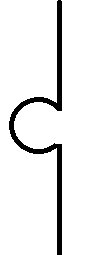
#> input picture drawing_features/curved_line.png, 100 x 255 px
$ python solver.py
#> lines starting #> are read from the running program, lines starting #| are printed output that depends on the picture; after the words box and inside, x2 and y2 are one past the last pixel; in counts of white or black regions, pixels touching at a corner belong together; pictures that were not available may be replaced by others from this repository, and a replacement may not be noted
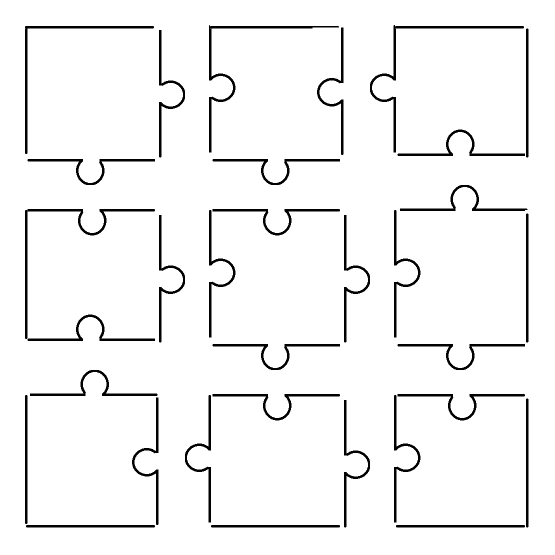
#> input picture display_image.png, 1110 x 1110 px, given in place of st_line.png, which was not available (shown at 1/2 size)
### drawing_tools.py
import numpy as np
import matplotlib.pyplot as plt
from PIL import Image

# [7 lines left out: function transform_image, not called in this run]

def display_images(input_values, img1=Image.open('drawing_features/curved_line.png'), img2=Image.open('drawing_features/st_line.png'), output_size=(450, 500)):

    images = []

    for i, input in enumerate(input_values):
        if input == 0:
            images.append(transform_image(img2, flip=False, rotate=i))
            plt.imshow(images[0])
        elif input == 1:
            images.append(transform_image(img1, flip=False, rotate=i if i%2==0 else -i))
        elif input == -1:
            images.append(transform_image(img1, flip=True, rotate=i if i%2==0 else -i))


    left, top, right, bottom = images
    final_image = Image.new('RGB', output_size, (255, 255, 255))
    if input_values[0]==1:
        final_image.paste(left, (50, 80))
    elif input_values[0]==-1:
        final_image.paste(left, (70, 80))

    else:
        final_image.paste(left, (110, 80))

    if input_values[1]==1:
        final_image.paste(top, (120, 20))
    elif input_values[1]==-1:
       final_image.paste(top, (115, 40))

    else:
        final_image.paste(top, (110, 80))

    if input_values[2]==1:
        final_image.paste(right, (340, 90))
    elif input_values[2]==-1:
       final_image.paste(right, (315, 85))

    else:
        final_image.paste(right, (370, 80))

    if input_values[3]==1:
         final_image.paste(bottom, (115, 310))
    elif input_values[3]==-1:
        final_image.paste(bottom, (115, 280))

    else:
        final_image.paste(bottom, (105, 340))
    return final_image.crop((60,30,430,400))


def transform_image(image, flip=False, rotate=0):
    if flip:
        image = image.transpose(Image.FLIP_LEFT_RIGHT)
    image = image.rotate(rotate * 90, expand=True)

    return image


def create_large_image(piece_instructions, piece_size=(370, 370), grid_size=(3, 3)):
    img1 = Image.open('drawing_features/curved_line.png')
    img2 = Image.open('drawing_features/st_line.png')

    large_image = Image.new('RGB', (370*3,370*3), (255, 255, 255))

    for i,piece in enumerate(piece_instructions):
        if piece==[]:
            continue
        else:
            # Calculate the row and column of the current piece in the 3x3 grid
            row = i // grid_size[1]
            col = i % grid_size[1]
            large_image.paste(display_images(piece[0], img1, img2), ( col*370, row*370))
    return large_image


# [20 lines that do not run on import are left out]

### solver.py
import random
import numpy as np
import time
import os
import shutil
import uuid
from PIL import Image
from datetime import datetime
import time


from drawing_tools import create_large_image

def manage_folder(folder_path):
    # Check if the folder exists
    if not os.path.exists(folder_path):
        # Create the folder if it does not exist
        os.makedirs(folder_path)
        print(f"Folder created at: {folder_path}")
    else:
        # Folder exists, delete all files inside it
        for filename in os.listdir(folder_path):
            file_path = os.path.join(folder_path, filename)
            if os.path.isfile(file_path):
                os.remove(file_path)  # Delete the file
        print(f"All files deleted in folder: {folder_path}")

def rotate(pieces):
    return [pieces[-1],pieces[0],pieces[1],pieces[2]]


def solve(Puzzle,side_pieces,corner_pieces,name="project_name",main_func=False):

    if main_func:
        manage_folder(name)


    large_image = create_large_image(Puzzle)
    time.sleep(0.01)
    current_time = datetime.now().strftime("%Y%m%d_%H%M%S")
    milliseconds = f"{datetime.now().microsecond // 1000:03d}"  # Capture milliseconds (3 digits)

    # Combine the current time with milliseconds for a unique file name
    file_name = name+f"/output_image_{current_time}_{milliseconds}.png"
    large_image.save(file_name)

    if [] not in Puzzle:
        print("Finished")

        return True,Puzzle


    if len(Puzzle[3])==0:
        for count,selected_conrner_piece in enumerate(side_pieces):
            if selected_conrner_piece[0][2]+Puzzle[4][0][0]==0 and selected_conrner_piece[0][2]!=0 and selected_conrner_piece[0][0]==0:
                temp=side_pieces.copy()
                temp.remove(selected_conrner_piece)
                Puzzle_temp=Puzzle.copy()
                Puzzle_temp[3]=selected_conrner_piece
                finished,solved_puzzle=solve(Puzzle_temp,temp,corner_pieces,name)
                if finished:
                    return True,solved_puzzle


            original_selected_conrner_piece=selected_conrner_piece.copy()
            for i in range(3):
                selected_conrner_piece=[rotate(selected_conrner_piece[0]),selected_conrner_piece[1],selected_conrner_piece[2]+1]
                if selected_conrner_piece[0][2]+Puzzle[4][0][0]==0 and selected_conrner_piece[2]<=4 and selected_conrner_piece[0][2]!=0 and selected_conrner_piece[0][0]==0:
                    temp=side_pieces.copy()
                    temp.pop(count)
                    Puzzle_temp=Puzzle.copy()
                    Puzzle_temp[3]=selected_conrner_piece
                    finished,solved_puzzle=solve(Puzzle_temp,temp,corner_pieces,name)
                    if finished:
                        return True,solved_puzzle

    if len(Puzzle[3])!=0 and len(Puzzle[0])==0:
        for count,selected_conrner_piece in enumerate(corner_pieces):
            if selected_conrner_piece[0][3]+Puzzle[3][0][1]==0 and selected_conrner_piece[0][0]==0 and selected_conrner_piece[0][1]==0:
                temp=corner_pieces.copy()
                temp.remove(selected_conrner_piece)
                Puzzle_temp=Puzzle.copy()
                Puzzle_temp[0]=selected_conrner_piece
                finished,solved_puzzle=solve(Puzzle_temp,side_pieces,temp,name)
                if finished:
                    return True,solved_puzzle

            original_selected_conrner_piece=selected_conrner_piece.copy()
            for i in range(3):
                selected_conrner_piece=[rotate(selected_conrner_piece[0]),selected_conrner_piece[1],selected_conrner_piece[2]+1]
                if selected_conrner_piece[0][3]+Puzzle[3][0][1]==0 and selected_conrner_piece[2]<=4 and selected_conrner_piece[0][0]==0 and selected_conrner_piece[0][1]==0:
                    temp=corner_pieces.copy()
                    temp.pop(count)
                    Puzzle_temp=Puzzle.copy()
                    Puzzle_temp[0]=selected_conrner_piece
                    finished,solved_puzzle=solve(Puzzle_temp,side_pieces,temp,name)
                    if finished:
                        return True,solved_puzzle

    if len(Puzzle[3])!=0 and len(Puzzle[0])!=0 and len(Puzzle[1])==0:

        for count,selected_conrner_piece in enumerate(side_pieces):
            if selected_conrner_piece[0][3]+Puzzle[4][0][1]==0 and selected_conrner_piece[0][0]+Puzzle[0][0][2]==0 and selected_conrner_piece[0][1]==0 :
                temp=side_pieces.copy()
                temp.pop(count)
                Puzzle_temp=Puzzle.copy()
                Puzzle_temp[1]=selected_conrner_piece
                finished,solved_puzzle=solve(Puzzle_temp,temp,corner_pieces,name)
                if finished:
                    return True,solved_puzzle
            original_selected_conrner_piece=selected_conrner_piece.copy()
            for i in range(3):

                selected_conrner_piece=[rotate(selected_conrner_piece[0]),selected_conrner_piece[1],selected_conrner_piece[2]+1]
                if selected_conrner_piece[0][3]+Puzzle[4][0][1]==0 and selected_conrner_piece[0][0]+Puzzle[0][0][2]==0 and selected_conrner_piece[0][1]==0:
                    temp=side_pieces.copy()
                    temp.pop(count)
                    Puzzle_temp=Puzzle.copy()
                    Puzzle_temp[1]=selected_conrner_piece
                    finished,solved_puzzle=solve(Puzzle_temp,temp,corner_pieces,name)
                    if finished:
                        return True,solved_puzzle


    if len(Puzzle[3])!=0 and len(Puzzle[0])!=0 and len(Puzzle[1])!=0 and len(Puzzle[2])==0:
        for count,selected_conrner_piece in enumerate(corner_pieces):
            if selected_conrner_piece[0][0]+Puzzle[1][0][2]==0 and selected_conrner_piece[0][1]==0 and selected_conrner_piece[0][2]==0:
                temp=corner_pieces.copy()
                temp.remove(selected_conrner_piece)
                Puzzle_temp=Puzzle.copy()
                Puzzle_temp[2]=selected_conrner_piece
                finished,solved_puzzle=solve(Puzzle_temp,side_pieces,temp,name)
                if finished:
                    return True,solved_puzzle

            original_selected_conrner_piece=selected_conrner_piece.copy()
            for i in range(3):
                selected_conrner_piece=[rotate(selected_conrner_piece[0]),selected_conrner_piece[1],selected_conrner_piece[2]+1]
                if selected_conrner_piece[0][0]+Puzzle[1][0][2]==0 and selected_conrner_piece[2]<=4  and selected_conrner_piece[0][1]==0 and selected_conrner_piece[0][2]==0:
                    temp=corner_pieces.copy()
                    temp.pop(count)
                    Puzzle_temp=Puzzle.copy()
                    Puzzle_temp[2]=selected_conrner_piece
                    finished,solved_puzzle=solve(Puzzle_temp,side_pieces,temp,name)
                    if finished:
                        return True,solved_puzzle


    if len(Puzzle[3])!=0 and len(Puzzle[0])!=0 and len(Puzzle[1])!=0 and len(Puzzle[2])!=0 and len(Puzzle[5])==0:
        for count,selected_conrner_piece in enumerate(side_pieces):
            if selected_conrner_piece[0][0]+Puzzle[4][0][2]==0 and selected_conrner_piece[0][1]+Puzzle[2][0][3]==0:
                temp=side_pieces.copy()
                temp.remove(selected_conrner_piece)
                Puzzle_temp=Puzzle.copy()
                Puzzle_temp[5]=selected_conrner_piece
                finished,solved_puzzle=solve(Puzzle_temp,temp,corner_pieces,name)
                if finished:
                    return True,solved_puzzle
            original_selected_conrner_piece=selected_conrner_piece.copy()
            for i in range(3):
                selected_conrner_piece=[rotate(selected_conrner_piece[0]),selected_conrner_piece[1],selected_conrner_piece[2]+1]
                if selected_conrner_piece[0][0]+Puzzle[4][0][2]==0 and selected_conrner_piece[0][1]+Puzzle[2][0][3]==0:
                    temp=side_pieces.copy()
                    temp.pop(count)
                    Puzzle_temp=Puzzle.copy()
                    Puzzle_temp[5]=selected_conrner_piece
                    finished,solved_puzzle=solve(Puzzle_temp,temp,corner_pieces,name)
                    if finished:
                        return True,solved_puzzle

    if len(Puzzle[3])!=0 and len(Puzzle[0])!=0 and len(Puzzle[1])!=0 and len(Puzzle[2])!=0 and len(Puzzle[5])!=0 and len(Puzzle[8])==0:
       for count,selected_conrner_piece in enumerate(corner_pieces):
            if selected_conrner_piece[0][1]+Puzzle[5][0][3]==0 and selected_conrner_piece[0][3]==0 and selected_conrner_piece[0][2]==0:
                temp=corner_pieces.copy()
                temp.remove(selected_conrner_piece)
                Puzzle_temp=Puzzle.copy()
                Puzzle_temp[8]=selected_conrner_piece
                finished,solved_puzzle=solve(Puzzle_temp,side_pieces,temp,name)
                if finished:
                    return True,solved_puzzle

            original_selected_conrner_piece=selected_conrner_piece.copy()
            for i in range(3):
                selected_conrner_piece=[rotate(selected_conrner_piece[0]),selected_conrner_piece[1],selected_conrner_piece[2]+1]
                if selected_conrner_piece[0][1]+Puzzle[5][0][3]==0 and selected_conrner_piece[0][3]==0 and selected_conrner_piece[0][2]==0:
                    temp=corner_pieces.copy()
                    temp.pop(count)
                    Puzzle_temp=Puzzle.copy()
                    Puzzle_temp[8]=selected_conrner_piece
                    finished,solved_puzzle=solve(Puzzle_temp,side_pieces,temp,name)
                    if finished:
                        return True,solved_puzzle

    if len(Puzzle[3])!=0 and len(Puzzle[0])!=0 and len(Puzzle[1])!=0 and len(Puzzle[2])!=0 and len(Puzzle[5])!=0 and len(Puzzle[6])==0:
        print(corner_pieces)
        for count,selected_conrner_piece in enumerate(corner_pieces):
            if selected_conrner_piece[0][1]+Puzzle[3][0][3]==0 and selected_conrner_piece[0][0]==0 and selected_conrner_piece[0][-1]==0:
                temp=corner_pieces.copy()
                temp.remove(selected_conrner_piece)
                Puzzle_temp=Puzzle.copy()
                Puzzle_temp[6]=selected_conrner_piece
                finished,solved_puzzle=solve(Puzzle_temp,side_pieces,temp,name)
                if finished:
                    return True,solved_puzzle

            original_selected_conrner_piece=selected_conrner_piece.copy()
            for i in range(3):
                selected_conrner_piece=[rotate(selected_conrner_piece[0]),selected_conrner_piece[1],selected_conrner_piece[2]+1]
                if selected_conrner_piece[0][1]+Puzzle[3][0][3]==0 and selected_conrner_piece[0][0]==0 and selected_conrner_piece[0][-1]==0:
                    temp=corner_pieces.copy()
                    temp.pop(count)
                    Puzzle_temp=Puzzle.copy()
                    Puzzle_temp[6]=selected_conrner_piece
                    finished,solved_puzzle=solve(Puzzle_temp,side_pieces,temp,name)
                    if finished:
                        return True,solved_puzzle

    if (len(Puzzle[7])==0 and len(Puzzle[8])!=0 and len(Puzzle[6])!=0 and len(Puzzle[3])!=0 and len(Puzzle[5])!=0):
        print(side_pieces)
        for count,selected_conrner_piece in enumerate(side_pieces):

            if selected_conrner_piece[0][0]+Puzzle[6][0][2]==0 and selected_conrner_piece[0][-1]==0:

                temp=side_pieces.copy()
                temp.remove(selected_conrner_piece)
                Puzzle_temp=Puzzle.copy()
                Puzzle_temp[7]=selected_conrner_piece
                finished,solved_puzzle=solve(Puzzle_temp,temp,corner_pieces,name)

                if finished:
                    return True,solved_puzzle
            original_selected_conrner_piece=selected_conrner_piece.copy()
            for i in range(3):
                selected_conrner_piece=[rotate(selected_conrner_piece[0]),selected_conrner_piece[1],selected_conrner_piece[2]+1]
                if selected_conrner_piece[0][0]+Puzzle[6][0][2]==0 and selected_conrner_piece[0][-1]==0:
                    temp=side_pieces.copy()
                    temp.pop(count)
                    Puzzle_temp=Puzzle.copy()
                    Puzzle_temp[7]=selected_conrner_piece
                    finished,solved_puzzle=solve(Puzzle_temp,temp,corner_pieces,name)
                    if finished:
                        return True,solved_puzzle


    return False,[]


def puzzle_solver(pieces,name):
    corner_pieces=[]
    side_pieces=[]
    center_pieces=[]

    for count,piece in enumerate(pieces):
        if (len(np.where(np.array(piece)==0)[0]))==2:
            corner_pieces.append([piece,count,0])
        elif (len(np.where(np.array(piece)==0)[0]))==1:
            side_pieces.append([piece,count,0])
        else:
            center_pieces.append([piece,count,0])

    Puzzle=[[],[],[],[],[],[],[],[],[]]
    if len(center_pieces)!=1 and len(side_pieces)!=4 and len(corner_pieces)!=4:
        return Puzzle,{"message":"invalid puzzle"}

    Puzzle[4]=center_pieces[0]


    _, solved_puzzle = solve(Puzzle, side_pieces, corner_pieces,name,main_func=True)

    return solved_puzzle,{"message":"puzzle solved"}


if __name__=="__main__":
    pieces=[[0, -1, 1, -1], [0, 0, 1, 1], [-1, -1, 1, 1], [0, -1, 1, 0], [-1, -1, 0, 0], [-1, 1, 0, 1], [0, -1, 1, -1], [1, 0, 1, -1], [-1, 0, 0, 1]]
#> pieces = [[0, -1, 1, -1], [0, 0, 1, 1], [-1, -1, 1, 1], [0, -1, 1, 0], [-1, -1, 0, 0], [-1, 1, 0, 1], [0, -1, 1, -1], [1, 0, 1, -1], [-1, 0, 0, 1]]
    corner_pieces=[]
    side_pieces=[]
    center_pieces=[]

    for count,piece in enumerate(pieces):
        if (len(np.where(np.array(piece)==0)[0]))==2:
            corner_pieces.append([piece,count,0])
        elif (len(np.where(np.array(piece)==0)[0]))==1:
            side_pieces.append([piece,count,0])
        else:
            center_pieces.append([piece,count,0])
#> this loop made 9 passes
#> after the loop, center_pieces = [[[-1, -1, 1, 1], 2, 0]]; corner_pieces = [[[0, 0, 1, 1], 1, 0], [[0, -1, 1, 0], 3, 0], [[-1, -1, 0, 0], 4, 0], [[-1, 0, 0, 1], 8, 0]]; side_pieces = [[[0, -1, 1, -1], 0, 0], [[-1, 1, 0, 1], 5, 0], [[0, -1, 1, -1], 6, 0], [[1, 0, 1, -1], 7, 0]]

    center_pieces[0]

    Puzzle=[[],[],[],[],[],[],[],[],[]]

    Puzzle[4]=center_pieces[0]


    _, solved_puzzle = solve(Puzzle, side_pieces, corner_pieces,name="first_project",main_func=True)
#> in create_large_image, img1 is the input picture: PIL image 100x255 RGBA; mean R, G, B, A 237.8, 237.8, 237.8, 255
#> in create_large_image, img2 is the input picture: PIL image 1110x1110 RGB; 95.4% white; 32 black regions, largest, box (x1, y1, x2, y2) and area: (50, 418, 310, 678) 3005, (740, 50, 1048, 305) 2983, (418, 50, 678, 305) 2880
#> in create_large_image, `large_image = Image.new('RGB', (370*3,370*3), (255, 255, 255))`: large_image: PIL image 1110x1110 RGB; every value is 255
#> in solve, `large_image = create_large_image(Puzzle)`: large_image: PIL image 1110x1110 RGB; 99.4% white; 4 black regions, box (x1, y1, x2, y2) and area: (425, 418, 680, 471) 1719, (418, 420, 471, 675) 1719, (688, 430, 740, 685) 1710, (425, 688, 680, 740) 1710
#> in solve, `temp=side_pieces.copy()`: temp has the same summary as side_pieces outside solve
#> in solve, `Puzzle_temp=Puzzle.copy()`: Puzzle_temp = [[], [], [], [], [[-1, -1, 1, 1], 2, 0], [], [], [], []]
#> call 2 of solve, with name = 'first_project', main_func = False
#> in solve (call 2), `large_image = create_large_image(Puzzle)`:
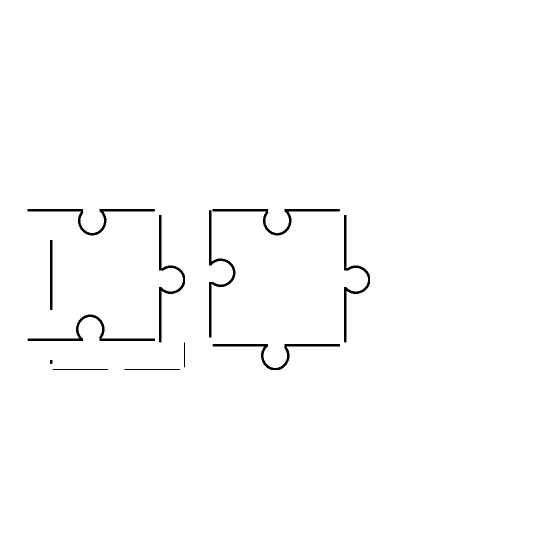
#> large_image: PIL image 1110x1110 RGB (shown at 1/2 size); 98.9% white; 12 black regions, largest, box (x1, y1, x2, y2) and area: (55, 418, 310, 471) 1719, (425, 418, 680, 471) 1719, (418, 420, 471, 675) 1719
#> in solve (call 2), `temp=corner_pieces.copy()`: temp has the same summary as corner_pieces outside solve
#> in solve (call 2), `Puzzle_temp=Puzzle.copy()`: Puzzle_temp = [[], [], [], [[0, -1, 1, -1], 0, 0], [[-1, -1, 1, 1], 2, 0], [], [], [], []]
#> call 3 of solve, with name = 'first_project', main_func = False
#> call 4 of display_images, with output_size = (450, 500)
#> the loop in display_images (call 4), `for i, input in enumerate(input_values):` made 4 passes
#> pass 3, in transform_image (call 15), `image = image.rotate(rotate * 90, expand=True)`:
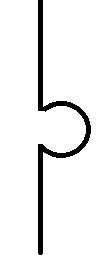
#> image: PIL image 100x255 RGBA; mean R, G, B, A 237.8, 237.8, 237.8, 255
#> after the loop in display_images (call 4), `for i, input in enumerate(input_values):`: images = 4 items
#> in display_images (call 4), `left, top, right, bottom = images`:
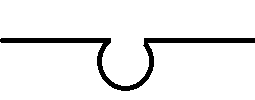
#> bottom: PIL image 255x100 RGBA; mean R, G, B, A 237.8, 237.8, 237.8, 255
#> in display_images (call 4), `final_image = Image.new('RGB', output_size, (255, 255, 255))`: final_image: PIL image 450x500 RGB; every value is 255
#> in display_images (call 4), `final_image.paste(left, (110, 80))`: final_image: PIL image 450x500 RGB; 97.3% white; 6 black regions, box (x1, y1, x2, y2) and area: (160, 132, 418, 388) 2539, (165, 398, 420, 450) 1710, (428, 284, 450, 395) 648, (428, 140, 450, 252) 645, (165, 498, 276, 500) 222, (309, 498, 420, 500) 221
#> in display_images (call 4), `final_image.paste(top, (110, 80))`: final_image: PIL image 450x500 RGB; 97.3% white; 3 black regions, box (x1, y1, x2, y2) and area: (160, 142, 415, 450) 2983, (369, 140, 422, 395) 1719, (167, 133, 425, 138) 1286
#> in display_images (call 4), `final_image.paste(right, (340, 90))`: final_image: PIL image 450x500 RGB; 97.4% white; 4 black regions, box (x1, y1, x2, y2) and area: (160, 142, 415, 450) 2983, (378, 90, 431, 345) 1719, (167, 133, 340, 138) 863, (417, 345, 422, 395) 248
#> in display_images (call 4), `final_image.paste(bottom, (115, 310))`:
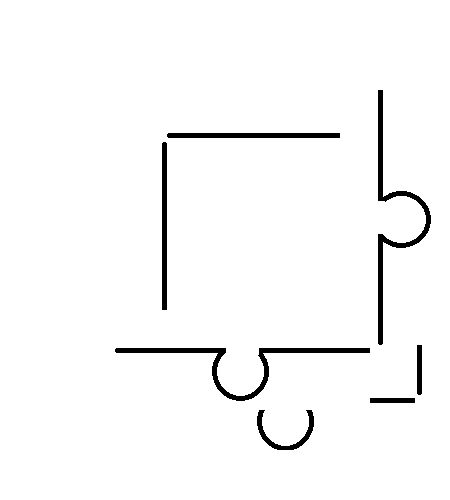
#> final_image: PIL image 450x500 RGB; 97.3% white; 7 black regions, largest, box (x1, y1, x2, y2) and area: (378, 90, 431, 345) 1719, (115, 348, 370, 401) 1719, (167, 133, 340, 138) 863
#> in display_images (call 4), `return final_image.crop((60,30,430,400))`: returned value: PIL image 370x370 RGB; 96% white; 6 black regions, box (x1, y1, x2, y2) and area: (318, 60, 370, 315) 1710, (55, 318, 310, 370) 1710, (107, 103, 280, 108) 863, (102, 112, 107, 280) 838, (357, 315, 362, 365) 248, (310, 368, 355, 370) 90
#> in solve (call 3), `large_image = create_large_image(Puzzle)`:
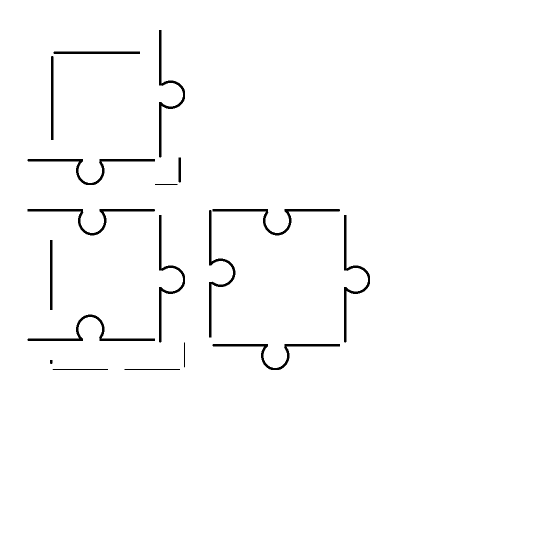
#> large_image: PIL image 1110x1110 RGB (shown at 1/2 size); 98.5% white; 18 black regions, largest, box (x1, y1, x2, y2) and area: (55, 418, 310, 471) 1719, (425, 418, 680, 471) 1719, (418, 420, 471, 675) 1719
#> in solve (call 3), `original_selected_conrner_piece=selected_conrner_piece.copy()`: original_selected_conrner_piece = [[-1, 1, 0, 1], 5, 0]
#> in solve (call 3), `selected_conrner_piece=[rotate(selected_conrner_piece[0]),selected_con..`: selected_conrner_piece = [[1, -1, 1, 0], 5, 1]
    for i in solved_puzzle:
        print(i)


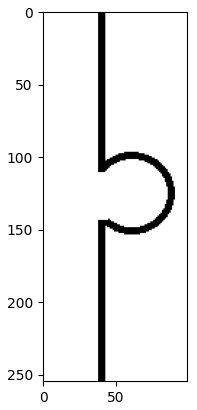
#> figure drawn by matplotlib, 1 panel
